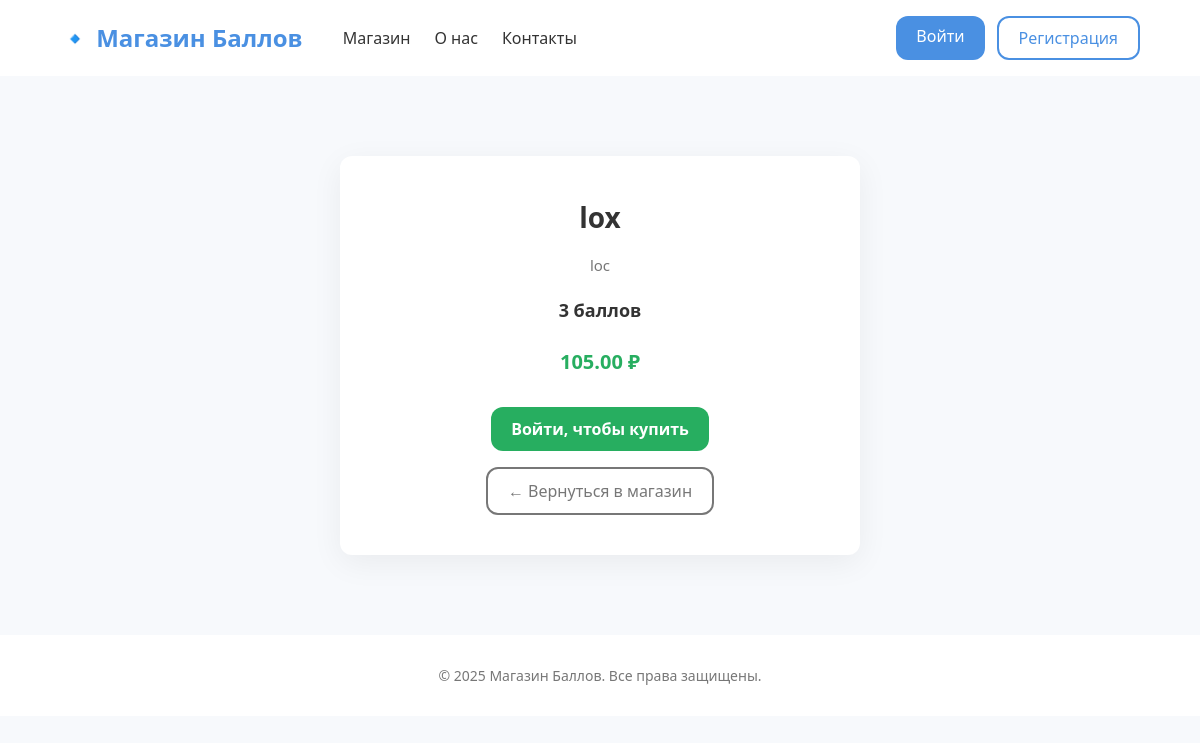
/store/lox/, run on the app's committed database.
### store/models.py (models this page shows, shortened)
class Package(models.Model):
    name = models.CharField(max_length=100, verbose_name="Название пакета")
    slug = models.SlugField(max_length=100)
    description = models.TextField(verbose_name="Описание")
    points = models.PositiveIntegerField(verbose_name="Количество баллов")
    price = models.DecimalField(max_digits=8, decimal_places=2, verbose_name="Цена (₽)")
    discount = models.DecimalField(default=0.00, max_digits=4, decimal_places=2)
    class Meta:
        ordering = ['points']
    def sell_price(self):
        if self.discount:
            return round(self.price - self.price * self.discount / 100, 2)
        return self.price

### store/views.py (the view)
# urls.py: path('<slug:slug>/', package_detail, name = 'package_detail'),
def package_detail(request, slug):
    package = get_object_or_404(Package, slug=slug)
    balance = None
    if request.user.is_authenticated:
            info, _ = AdditionalInfo.objects.get_or_create(user_id=request.user.id)
            balance = info.balance
    return render(request, 'store/detail.html', {
        'package': package,
        'balance': balance,
    })

### store/templates/store/detail.html (shortened to what this page needs)
{% load static %}
<!DOCTYPE html>
<html lang="ru">
<head>
  <link rel="stylesheet" href="{% static 'css/store.css' %}">
</head>
<body>
<header class="site-header">
  <div class="container header-inner">
    <div class="logo">🔹 Магазин Баллов</div>
    <nav class="nav-menu">
      <a href="{% url 'store:store' %}">Магазин</a>
      <a href="#">О нас</a>
      <a href="#">Контакты</a>
    </nav>
    <div class="auth-buttons">
      {% if user.is_authenticated %}
        <form action="{% url 'logout' %}" method="post" class="logout-form">
            {% csrf_token %}
            <button type="submit" class="btn outlined">Выйти</button>
        </form>
        <span class="balance">Баланс: {{ balance }} баллов</span>
      {% else %}
        <a href="{% url 'login' %}?next={{ request.path }}" class="btn primary">Войти</a>
        <a href="{% url 'auth' %}" class="btn outlined">Регистрация</a>
      {% endif %}
    </div>
  </div>
</header>
<section class="detail-section">
  <div class="container detail-card">
    <h1>{{ package.name }}</h1>
    <p class="detail-desc">{{ package.description }}</p>
    <p class="detail-points"><strong>{{ package.points }} баллов</strong></p>
    <p class="detail-price">
      <span class="new-price">{{ package.sell_price }} ₽</span>
    </p>
    <div class="detail-buttons">
      {% if user.is_authenticated %}
        <form method="post" action="{% url 'store:buy_package' package.slug %}">
          {% csrf_token %}
          <button class="btn btn-buy">Купить</button>
        </form>
      {% else %}
        <a href="{% url 'login' %}?next={{ request.path }}" class="btn btn-buy">
          Войти, чтобы купить
        </a>
      {% endif %}
      <a href="{% url 'store:store' %}" class="btn btn-secondary">← Вернуться в магазин</a>
    </div>
  </div>
</section>
<footer class="site-footer">
  <div class="container">
    <p>© 2025 Магазин Баллов. Все права защищены.</p>
  </div>
</footer>
</body>
</html>

### store/static/css/store.css (style rules this page uses)
:root { --primary: #4a90e2; --primary-dark: #357ae8; --accent: #27ae60; --danger: #e74c3c; --bg: #f7f9fc; --card-bg: #ffffff; --text: #333333; --muted: #777777; --radius: 12px; --transition: 0.3s ease; }
* { box-sizing: border-box; margin: 0; padding: 0; }
body { font-family: 'Segoe UI', sans-serif; background: var(--bg); color: var(--text); line-height: 1.5; }
.container { width: 90%; max-width: 1200px; margin: 0 auto; }
.site-header { background: #fff; box-shadow: 0 2px 8px rgba(0, 0, 0, 0.05); }
.header-inner { display: flex; align-items: center; padding: 16px 0; }
.logo { font-size: 24px; font-weight: bold; color: var(--primary); }
.nav-menu { margin-left: 40px; display: flex; gap: 24px; }
.nav-menu a { text-decoration: none; color: var(--text); font-weight: 500; transition: color var(--transition); }
.auth-buttons { margin-left: auto; display: flex; gap: 12px; }
.btn { display: inline-block; text-decoration: none; padding: 8px 20px; border-radius: var(--radius); font-weight: 500; line-height: 1.5; transition: background var(--transition), color var(--transition), border var(--transition), opacity var(--transition); }
.btn.outlined { background: transparent; border: 2px solid var(--primary); color: var(--primary); }
.btn.primary { background: var(--primary); color: #fff; }
.btn-buy { background: var(--accent); color: #fff; padding: 10px 20px; font-weight: 600; }
.btn-secondary { background: transparent; border: 2px solid var(--muted); color: var(--muted); padding: 10px 20px; }
.new-price { font-size: 20px; font-weight: bold; color: var(--accent); }
.detail-section { background: var(--bg); padding: 80px 0; }
.detail-card { background: var(--card-bg); max-width: 520px; margin: 0 auto; padding: 40px; border-radius: var(--radius); box-shadow: 0 8px 32px rgba(0, 0, 0, 0.06); position: relative; text-align: center; }
.detail-card h1 { margin-bottom: 16px; font-size: 28px; }
.detail-desc { font-size: 15px; color: var(--muted); margin-bottom: 20px; }
.detail-points { font-size: 18px; margin-bottom: 20px; }
.detail-price { font-size: 22px; margin-bottom: 30px; }
.detail-buttons { display: flex; gap: 16px; justify-content: center; flex-wrap: wrap; }
.site-footer { background: #fff; padding: 30px 0; text-align: center; font-size: 14px; color: var(--muted); }

### data on the page
Package: name "lox", description "loc", points "3", sell_price "105.00"
